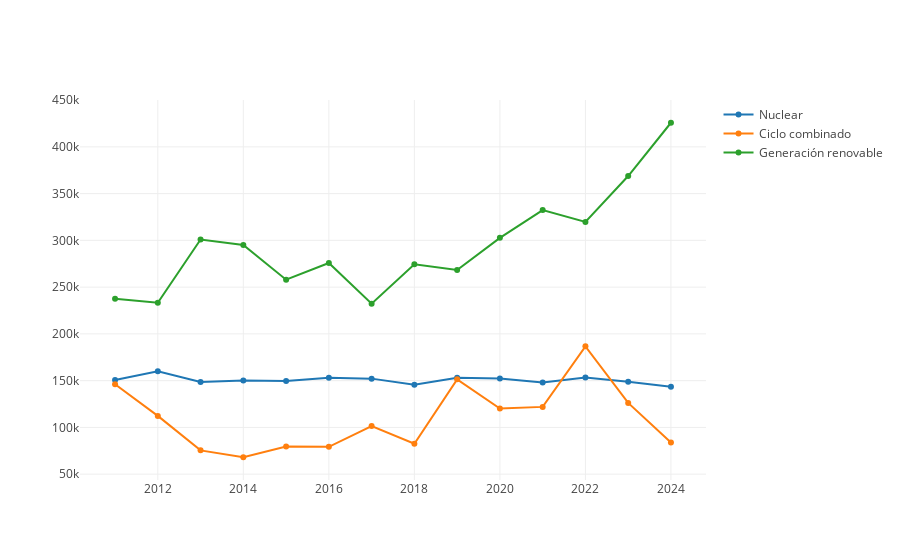

Notebook source saved alongside this figure:
### Markdown cell above
### Gráfico evolución anual distintos tipos de energia

### Code cell
def AnalisisEnergiasAnual(listaEnergias: Seq[String], dataFrameBalance: DataFrame): Unit = {
  // Agrupar y calcular la media para datos renovables
  def calcularMediaAnual(df: DataFrame, tipo: String): DataFrame = {
    df.filter(col("Tipo") === tipo)
      .filter(date_format(col("FechaCompleta"), "yyyy") =!= "2010")  
      .groupBy(date_format(col("FechaCompleta"), "yyyy").as("Año"))
      .agg(avg("Valor").as("ValorPromedio"))
      .orderBy("Año")
  }

  val valores = listaEnergias.map(tipoEnergia => calcularMediaAnual(dataFrameBalance, tipoEnergia))
  val fechas = valores.head.select("Año").as[String].collect.toSeq
  val seqValores = valores.map(valor => valor.select("ValorPromedio").as[Double].collect.toSeq)

  val traces = listaEnergias.zip(seqValores).map { case (nombre, seqValor) =>
    Scatter(fechas, seqValor, name = nombre)
  }

  val data = traces
  plot(data)
}

val EnergiasParaAnalizar = Seq("Nuclear","Ciclo combinado","Generación renovable")
AnalisisEnergiasAnual(EnergiasParaAnalizar, dataFrameBalance)

### Figure 1 — Plotly figure (JSON) as saved in the notebook; plotly's stock layout.template omitted (floating-point values rounded to 4 significant figures)
{"data": [{"name": "Nuclear", "type": "scatter", "x": ["2011", "2012", "2013", "2014", "2015", "2016", "2017", "2018", "2019", "2020", "2021", "2022", "2023", "2024"], "y": [150700.0, 160100.0, 148500.0, 150200.0, 149800.0, 153100.0, 152200.0, 145700.0, 153000.0, 152300.0, 148000.0, 153300.0, 148700.0, 143400.0]}, {"name": "Ciclo combinado", "type": "scatter", "x": ["2011", "2012", "2013", "2014", "2015", "2016", "2017", "2018", "2019", "2020", "2021", "2022", "2023", "2024"], "y": [146200.0, 112300.0, 75440.0, 68090.0, 79480.0, 79280.0, 101500.0, 82500.0, 151400.0, 120100.0, 121900.0, 186700.0, 126200.0, 83950.0]}, {"name": "Generación renovable", "type": "scatter", "x": ["2011", "2012", "2013", "2014", "2015", "2016", "2017", "2018", "2019", "2020", "2021", "2022", "2023", "2024"], "y": [237600.0, 233200.0, 301000.0, 295100.0, 257900.0, 275800.0, 232400.0, 274500.0, 268400.0, 302700.0, 332400.0, 319800.0, 368800.0, 425800.0]}], "layout": {"autosize": true, "xaxis": {"autorange": true, "range": [2010.0, 2025.0], "type": "linear"}, "yaxis": {"autorange": true, "range": [41890.0, 452000.0], "type": "linear"}}}
